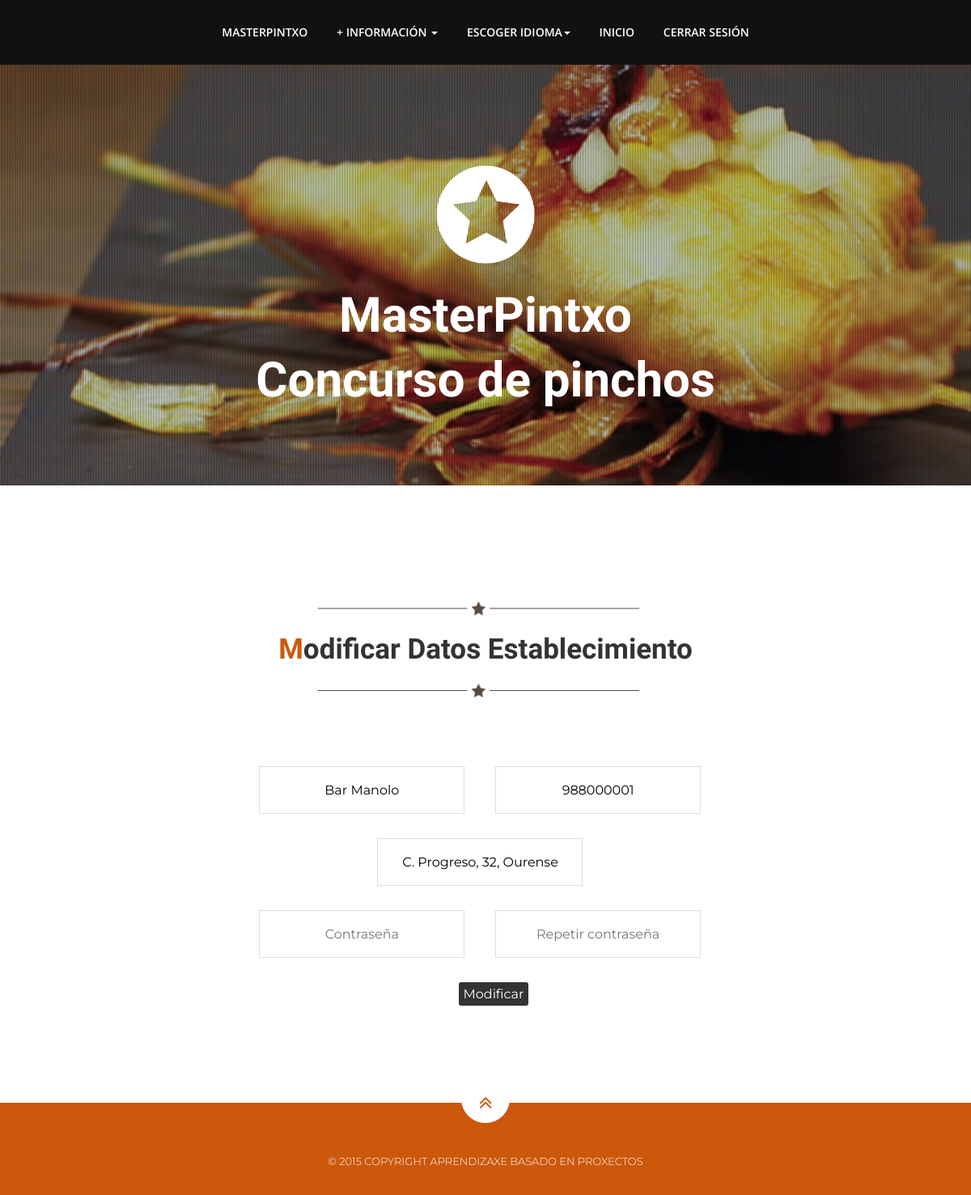
The page /index.php?controller=usuario&action=modificarEstablecimientoVista (signed in) on the database its author committed.
### tables this page shows
CREATE TABLE IF NOT EXISTS `Establecimiento` (
  `nombreE` VARCHAR(30) NOT NULL COMMENT '',
  `direccionE` VARCHAR(45) NOT NULL COMMENT '',
  `nif` VARCHAR(9) NOT NULL COMMENT '',
  `contrasenhaE` VARCHAR(45) NOT NULL COMMENT '',
  `telfE` VARCHAR(9) NOT NULL COMMENT '',
  PRIMARY KEY (`nif`)  COMMENT '');

### nucleo/ViewManager.php (called while the page is built, shortened)
<?php
class ViewManager {
  private $variables = array();
  public function setVariable($varname, $value, $flash=false) {
    $this->variables[$varname] = $value;
  }
  public function getVariable($varname, $default=NULL) {
    if (!isset($this->variables[$varname])) {
      return $default;
    }
    return $this->variables[$varname];
  }
  public function render($controller, $viewname) {
    include(__DIR__."/../vistas/$controller/$viewname.php");
  }
  private static $viewmanager_singleton = NULL;
  public static function getInstance() {
    if (self::$viewmanager_singleton == null) {
      self::$viewmanager_singleton = new ViewManager();
    }
    return self::$viewmanager_singleton;
  }
}

### index.php (called while the page is built, shortened)
<?php
function run() {
  try {
    $controller = loadController($_GET["controller"]);
    $actionName = $_GET["action"];
    $controller->$actionName();
  } catch(Exception $ex) {
    die("An exception occured!!!!!".$ex->getMessage());
  }
}
function loadController($controllerName) {
  return new $controllerClassName();
}
run();
?>

### vistas/messages/messages_es.php (called while the page is built)
<?php
  $i18n_messages = array()
?>

### nucleo/I18n.php (called while the page is built, shortened)
<?php
class I18n {
  private $messages;
  public function setLanguage($language) {
    $this->messages = $i18n_messages;
  }
  public function i18n($key) {
    if (isset($this->messages[$key])){
      return $this->messages[$key];
    }else{
      return $key;
    }
  }
  private static $i18n_singleton = null;
  public static function getInstance() {
    if (self::$i18n_singleton == NULL) {
      self::$i18n_singleton = new I18n();
    }
    return self::$i18n_singleton;
  }
}
	function i18n($key) {
  return I18n::getInstance()->i18n($key);
}

### model/EstablecimientoMapper.php (called while the page is built, shortened)
<?php
require_once(__DIR__ . "/../nucleo/PDOConnection.php");
class EstablecimientoMapper
{
    private $db;
    public function __construct()
    {
        $this->db = PDOConnection::getInstance();
    }
    public function consultarDatos($nif)
    {
        $stmt = $this->db->prepare("select * from Establecimiento where nif=?");
        $stmt->execute(array($nif));
        return $stmt->fetch(PDO::FETCH_ASSOC);
    }
}

### nucleo/PDOConnection.php (called while the page is built)
<?php
class PDOConnection {
  private static $dbhost = "127.0.0.1";
  private static $dbname = "G_31MasterPintxo";
  private static $dbuser = "adminG31";
  private static $dbpass = "abc123.";
  private static $db_singleton = null;
  public static function getInstance() {
    if (self::$db_singleton == null) {
      self::$db_singleton = new PDO(
	"mysql:host=".self::$dbhost.";dbname=".self::$dbname.";charset=utf8",
	self::$dbuser,
	self::$dbpass,
	array(
	  PDO::ATTR_EMULATE_PREPARES => false,
	  PDO::ATTR_ERRMODE => PDO::ERRMODE_EXCEPTION
	)
      );
    }
    return self::$db_singleton;
  }
}
?>

### controller/BaseController.php (called while the page is built, shortened)
<?php
require_once(__DIR__ . "/../nucleo/ViewManager.php");
require_once(__DIR__ . "/../model/Establecimiento.php");
require_once(__DIR__ . "/../model/EstablecimientoMapper.php");
require_once(__DIR__ . "/../model/JuradoPopular.php");
require_once(__DIR__ . "/../nucleo/I18n.php");
class BaseController
{
    public function __construct()
    {
        $this->view = ViewManager::getInstance();
        $this->estMapper = new EstablecimientoMapper();
        $this->orgMapper = new OrganizadorMapper();
        $this->jurPopMapper = new JuradoPopularMapper();
        $this->jurProMapper = new JuradoProfesionalMapper();
        if (isset($_SESSION["currentuser"])) {
            if ($this->orgMapper->comprobarUsuario($_SESSION["currentuser"])) {
                $this->currentUser = new Organizador($_SESSION["currentuser"]);
                $this->view->setVariable("currentusername", $this->currentUser->getIdOrganizador());
                $this->view->setVariable("organizador", $this->currentUser->getIdOrganizador());
                $this->username = $this->currentUser->getIdOrganizador();
            } else if ($this->estMapper->consultar($_SESSION["currentuser"])) {
                $this->currentUser = new Establecimiento($_SESSION["currentuser"]);
            } else if ($this->jurProMapper->existeUsuario($_SESSION["currentuser"])) {
                $this->currentUser = new JuradoProfesional($_SESSION["currentuser"]);
                $this->view->setVariable("currentusername", $this->currentUser->getDniJpro());
                $this->username = $this->currentUser->getDniJpro();
            } else if ($this->jurPopMapper->existeUsuario($_SESSION["currentuser"])) {
                $this->currentUser = new JuradoPopular($_SESSION["currentuser"]);
                $this->view->setVariable("currentusername", $this->currentUser->getDniJp());
                $this->view->setVariable("popular", $this->currentUser->getDniJp());
                $this->username = $this->currentUser->getDniJp();
            }
        }
    }
}

### model/Establecimiento.php (called while the page is built, shortened)
<?php
class Establecimiento{
	private $nif;
	public function __construct($nif = NULL, $nombreE = NULL, $direccionE = NULL, $contrasenha = NULL, $telfE = NULL) {
		$this->nif = $nif;
	}
	public function getNif()
	{
		return $this->nif;
	}
}

### vistas/usuario/modificarEstablecimiento.php (the view, shortened to what this page needs)
<?php
require_once(__DIR__ . "/../../nucleo/ViewManager.php");
$view = ViewManager::getInstance();
$establecimiento=$view->getVariable("modEstablecimiento");
?>
										<li class="menuItem"><a href="index.php?controller=usuario&amp;action=index#seccionI"><?= i18n("Inicio")?></a></li>
										<li class="menuItem"><a href="index.php?controller=usuario&amp;action=logout"><?= i18n("Cerrar sesi&oacute;n")?></a></li>
									</ul>
								</div>
							</div>
						</div>
					</div>
				</div>
			</div>
		</div>
	</div>
	</header>
	<section id="seccionME">
		<div class="container">
				<div class="heading">
					<img class="dividerline" src="img/sep.png" alt="separador">
					<h2><?= i18n("Modificar Datos Establecimiento")?></h2>
					<img class="dividerline" src="img/sep.png" alt="separador">
					<h3><br></h3>
			</div>
		</div>
		<div class="container">
			<form method="post" action="index.php?controller=usuario&amp;action=modificarEstablecimiento" id="modestablishmentform" >
				<div class="centrador">
					<input name="name" type="text" class="contact centrador" id="newNameEsta" onblur="validateEmpty('newNameEsta')" value="<?php echo $establecimiento["nombreE"];?>" >
					<input name="telef" type="text" class="contact centrador" id="newTelefEsta" onblur="validateTelefono('newTelefEsta')" value="<?php echo $establecimiento["telfE"];?>" >
				</div>
				<div class="centrador">
					<input name="direccion" type="text" class="contact centrador" id="newDirEsta" onfocus="ayudaDir()" onblur="validateDir('newDirEsta')" value="<?php echo $establecimiento["direccionE"];?>"" >
				</div>
				<div class="centrador">
					<input name="pass" type="password" class="contact centrador" id="newPassEsta" placeholder="<?php echo i18n("Contrase&ntilde;a"); ?>"  onfocus="ayudaPass()">
					<input name="pass2" type="password" class="contact centrador" id="newRePassEsta" onblur="validatePassword('newPassEsta','newRePassEsta')" placeholder="<?php echo i18n("Repetir contrase&ntilde;a"); ?>" >
				</div>
				<div class="input-group centrador">
					<button id="btn-login" type="button" onclick="validateModEstablishment('modestablishmentform')" class="contact submit" value="Modificar"><?= i18n("Modificar")?></button>
				</div>
			</form>
		</div>
	</section>

### css/theme.css (style rules this page uses)
body { font-family:'Montserrat',sans-serif; font-size:16px; line-height:1.7; color:#777; font-weight:400; overflow-x:hidden; }
h1,h2,h3,h4,h5,h6 { color:#333; line-height:1.4; font-weight:700; }
a,a:hover { color:#cc580c; text-decoration: none; }
img { max-width: 100%; }
.nav>li>a { display:inline-block; }
.navbar-nav>li { float:none; display:inline-block; }
.navbar.navbar-inverse.navbar-static-top a { color:#fff; padding:31px 16px; line-height:18px; text-align:center; }
.heading { padding-bottom:15px; text-align:center; max-width:960px; margin:0px auto; padding-top:80px; }
.heading h2 { font-weight:700; font-family:'Playball',cursive; font-size:35px; color:#333; margin:0; padding:5px; }
.heading h2::first-letter { color:#cc580c; }
.heading h3 { font-size:16px; line-height:1.7; }
input.contact { background:#fff; border:solid 1px #ddd; color:#000; padding:15px 30px; margin-right:3%; margin-bottom:30px; outline:none; }
.contact.submit { background:#333; font-family:'Montserrat',sans-serif; color:#fff; font-size:16px; font-weight:400; text-align:center; margin:0px; border:none !important; border-radius:3px; }

### css/estilo.css (style rules this page uses)
.centrador { margin: 0 auto; text-align:center; }
@media (min-width: 992px) { .container form { padding-left: 20px !important; } }

### rows shown on the page
establecimiento: name "Bar Manolo", telef "988000001", direccion "C. Progreso, 32, Ourense"

### other values the page prints
i18n("Concurso de pinchos") "Concurso de pinchos"
i18n("+ informaci&oacute;n") "+ INFORMACIÓN"
i18n("Escoger idioma") "ESCOGER IDIOMA"
i18n("Inicio") "INICIO"
i18n("Cerrar sesi&oacute;n") "CERRAR SESIÓN"
i18n("Modificar Datos Establecimiento") "Modificar Datos Establecimiento"
i18n("Modificar") "Modificar"
